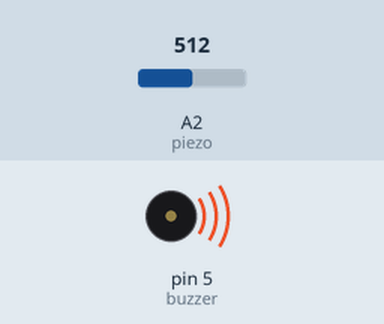
This sketch was run on a simulated Arduino Uno, built with avr-gcc and run on an emulated ATmega328P. Shown: buzzer (waves = sounding). Inputs (shaded band) come from the test bench; at power-on: A2 (piezo) = 512.

Above: at 1.2 s.
1.3 s: A2 (piezo) set to 487
At 2.6 s:
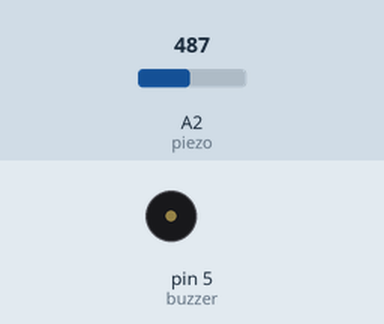
3.0 s: A2 (piezo) set to 510
At 3.15 s:
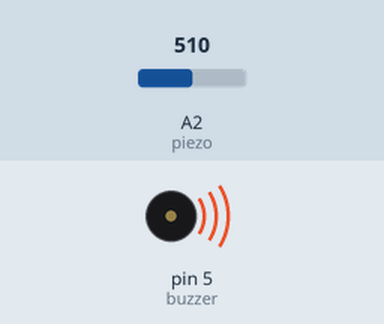
6.0 s: A2 (piezo) set to 490
At 7.2 s:
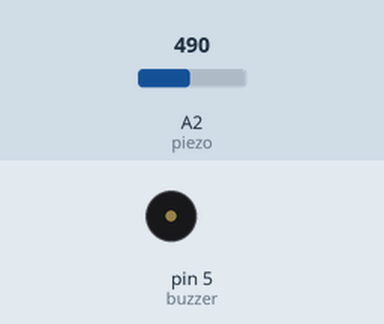
7.5 s: A2 (piezo) set to 511
At 7.65 s:
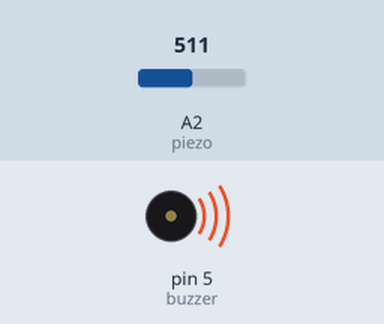
Timing chart, 0 to 10.5 s (numbered marks = the images above; inputs shaded):
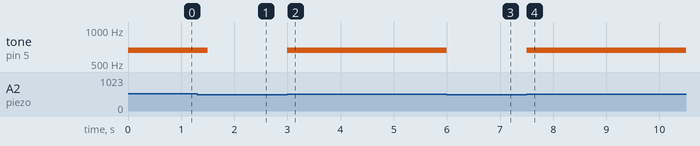

The sketch:

piezobuzzer.ino
```cpp
int piezo = A2;
int buzzer = 5;
void setup() {
  // put your setup code here, to run once:
  pinMode(piezo,INPUT);
  pinMode(buzzer,OUTPUT);
  Serial.begin(9600);
}

void loop() {
  // put your main code here, to run repeatedly:
  if (analogRead(piezo)>500){
    tone(buzzer,659,300);

//tone(pin, frequency, duration)
//pin: the pin on which to generate the tone
//frequency: the frequency of the tone in hertz - unsigned int
//duration: the duration of the tone in milliseconds (optional) - unsigned long

    delay(300);
    noTone(buzzer);
    }

}
```

Measured:
- the behaviour switches between 501 and 500 on A2 (piezo) (found by bisection; images 0 and 1)
- after the input at 1.3 s, tone on pin 5 (buzzer): 659 Hz → silent after 0.20 s
- after the input at 3.0 s, tone on pin 5 (buzzer): silent → 659 Hz at once
- after the input at 6.0 s, tone on pin 5 (buzzer): 659 Hz → silent at once
- after the input at 7.5 s, tone on pin 5 (buzzer): silent → 659 Hz at once
